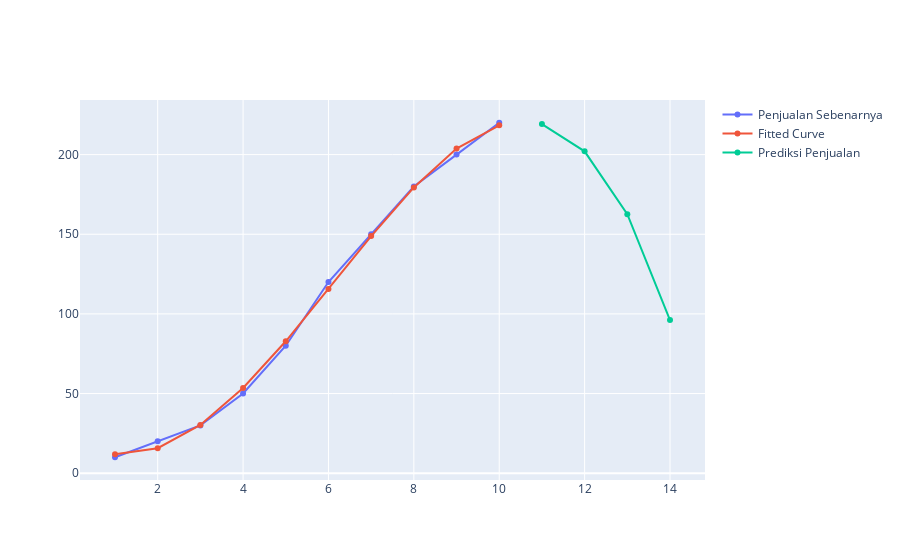

This figure's notebook cell:
### Code cell
grafik = go.Figure()
grafik.add_trace(go.Scatter(x=bulan, y=penjualan, name='Penjualan Sebenarnya'))
grafik.add_trace(go.Scatter(x=bulan, y=lr.predict(X_poly), name='Fitted Curve'))
grafik.add_trace(go.Scatter(x=bulan_depan, y=prediksi_penjualan, name='Prediksi Penjualan'))
grafik.show()

### Figure 1 — Plotly figure (JSON) as saved in the notebook; plotly's stock layout.template omitted (floating-point values rounded to 4 significant figures)
{"data": [{"name": "Penjualan Sebenarnya", "type": "scatter", "x": [1, 2, 3, 4, 5, 6, 7, 8, 9, 10], "y": [10, 20, 30, 50, 80, 120, 150, 180, 200, 220]}, {"name": "Fitted Curve", "type": "scatter", "x": [1, 2, 3, 4, 5, 6, 7, 8, 9, 10], "y": [11.85, 15.65, 30.26, 53.47, 82.81, 115.6, 148.8, 179.4, 203.8, 218.4]}, {"name": "Prediksi Penjualan", "type": "scatter", "x": [11, 12, 13, 14], "y": [219.2, 202.0, 162.6, 96.1]}], "layout": {}}
